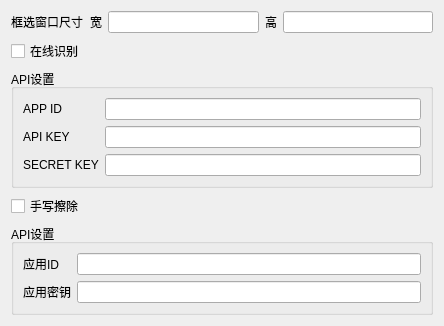
<?xml version="1.0" encoding="UTF-8"?>
<ui version="4.0">
 <class>Dialog</class>
 <widget class="QDialog" name="Dialog">
  <property name="geometry">
   <rect>
    <x>0</x>
    <y>0</y>
    <width>444</width>
    <height>290</height>
   </rect>
  </property>
  <property name="windowTitle">
   <string>设置</string>
  </property>
  <layout class="QGridLayout" name="gridLayout_3">
   <item row="0" column="0">
    <widget class="QLabel" name="label">
     <property name="text">
      <string>框选窗口尺寸</string>
     </property>
    </widget>
   </item>
   <item row="0" column="1">
    <widget class="QLabel" name="label_2">
     <property name="text">
      <string>宽</string>
     </property>
    </widget>
   </item>
   <item row="0" column="2">
    <widget class="QLineEdit" name="lineEdit"/>
   </item>
   <item row="0" column="3">
    <widget class="QLabel" name="label_3">
     <property name="text">
      <string>高</string>
     </property>
    </widget>
   </item>
   <item row="0" column="4">
    <widget class="QLineEdit" name="lineEdit_2"/>
   </item>
   <item row="1" column="0">
    <widget class="QCheckBox" name="checkBox">
     <property name="text">
      <string>在线识别</string>
     </property>
    </widget>
   </item>
   <item row="2" column="0" colspan="5">
    <widget class="QGroupBox" name="groupBox">
     <property name="title">
      <string>API设置</string>
     </property>
     <layout class="QGridLayout" name="gridLayout">
      <item row="0" column="0">
       <widget class="QLabel" name="label_4">
        <property name="text">
         <string>APP ID</string>
        </property>
       </widget>
      </item>
      <item row="0" column="1">
       <widget class="QLineEdit" name="lineEdit_3"/>
      </item>
      <item row="1" column="0">
       <widget class="QLabel" name="label_5">
        <property name="text">
         <string>API KEY</string>
        </property>
       </widget>
      </item>
      <item row="1" column="1">
       <widget class="QLineEdit" name="lineEdit_4">
        <property name="echoMode">
         <enum>QLineEdit::Password</enum>
        </property>
       </widget>
      </item>
      <item row="2" column="0">
       <widget class="QLabel" name="label_6">
        <property name="text">
         <string>SECRET KEY</string>
        </property>
       </widget>
      </item>
      <item row="2" column="1">
       <widget class="QLineEdit" name="lineEdit_5">
        <property name="echoMode">
         <enum>QLineEdit::Password</enum>
        </property>
       </widget>
      </item>
     </layout>
    </widget>
   </item>
   <item row="3" column="0" colspan="2">
    <widget class="QCheckBox" name="checkBox_2">
     <property name="text">
      <string>手写擦除</string>
     </property>
    </widget>
   </item>
   <item row="4" column="0" colspan="5">
    <widget class="QGroupBox" name="groupBox_2">
     <property name="title">
      <string>API设置</string>
     </property>
     <layout class="QGridLayout" name="gridLayout_2">
      <item row="0" column="0">
       <widget class="QLabel" name="label_7">
        <property name="text">
         <string>应用ID</string>
        </property>
       </widget>
      </item>
      <item row="0" column="1">
       <widget class="QLineEdit" name="lineEdit_6">
        <property name="echoMode">
         <enum>QLineEdit::Password</enum>
        </property>
       </widget>
      </item>
      <item row="1" column="0">
       <widget class="QLabel" name="label_8">
        <property name="text">
         <string>应用密钥</string>
        </property>
       </widget>
      </item>
      <item row="1" column="1">
       <widget class="QLineEdit" name="lineEdit_7">
        <property name="echoMode">
         <enum>QLineEdit::Password</enum>
        </property>
       </widget>
      </item>
     </layout>
    </widget>
   </item>
  </layout>
 </widget>
 <resources/>
 <connections/>
</ui>
